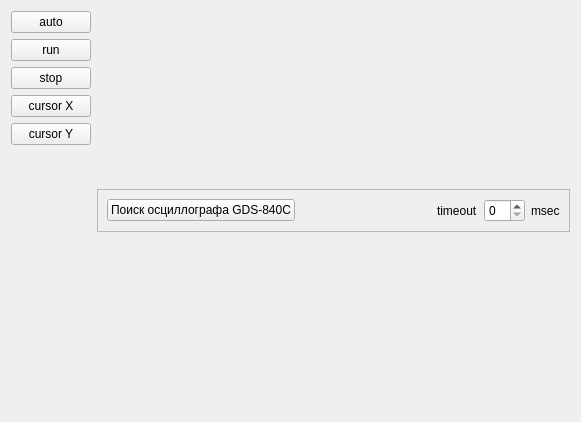
<?xml version="1.0" encoding="UTF-8"?>
<ui version="4.0">
 <class>Oscilloscope_GDS_840C</class>
 <widget class="QFrame" name="Oscilloscope_GDS_840C">
  <property name="geometry">
   <rect>
    <x>0</x>
    <y>0</y>
    <width>581</width>
    <height>422</height>
   </rect>
  </property>
  <property name="windowTitle">
   <string>Form</string>
  </property>
  <layout class="QHBoxLayout" name="horizontalLayout">
   <item>
    <layout class="QVBoxLayout" name="verticalLayout">
     <item>
      <widget class="QPushButton" name="btn_auto">
       <property name="text">
        <string>auto</string>
       </property>
      </widget>
     </item>
     <item>
      <widget class="QPushButton" name="btn_run">
       <property name="text">
        <string>run</string>
       </property>
      </widget>
     </item>
     <item>
      <widget class="QPushButton" name="btn_stop">
       <property name="text">
        <string>stop</string>
       </property>
      </widget>
     </item>
     <item>
      <widget class="QPushButton" name="btn_cursor_X">
       <property name="text">
        <string>cursor X</string>
       </property>
       <property name="checkable">
        <bool>true</bool>
       </property>
      </widget>
     </item>
     <item>
      <widget class="QPushButton" name="btn_cursor_Y">
       <property name="text">
        <string>cursor Y</string>
       </property>
       <property name="checkable">
        <bool>true</bool>
       </property>
      </widget>
     </item>
     <item>
      <spacer name="verticalSpacer">
       <property name="orientation">
        <enum>Qt::Vertical</enum>
       </property>
       <property name="sizeHint" stdset="0">
        <size>
         <width>20</width>
         <height>40</height>
        </size>
       </property>
      </spacer>
     </item>
    </layout>
   </item>
   <item>
    <layout class="QVBoxLayout" name="verticalLayout_2">
     <item>
      <widget class="QFrame" name="frame">
       <property name="sizePolicy">
        <sizepolicy hsizetype="Preferred" vsizetype="Fixed">
         <horstretch>0</horstretch>
         <verstretch>0</verstretch>
        </sizepolicy>
       </property>
       <property name="frameShape">
        <enum>QFrame::StyledPanel</enum>
       </property>
       <property name="frameShadow">
        <enum>QFrame::Raised</enum>
       </property>
       <layout class="QHBoxLayout" name="horizontalLayout_3">
        <item>
         <widget class="QPushButton" name="btn_find_device">
          <property name="text">
           <string>Поиск осциллографа GDS-840C</string>
          </property>
         </widget>
        </item>
        <item>
         <spacer name="horizontalSpacer">
          <property name="orientation">
           <enum>Qt::Horizontal</enum>
          </property>
          <property name="sizeHint" stdset="0">
           <size>
            <width>40</width>
            <height>20</height>
           </size>
          </property>
         </spacer>
        </item>
        <item>
         <widget class="QLabel" name="label">
          <property name="text">
           <string>timeout</string>
          </property>
         </widget>
        </item>
        <item>
         <widget class="QSpinBox" name="sb_timeout"/>
        </item>
        <item>
         <widget class="QLabel" name="label_2">
          <property name="text">
           <string>msec</string>
          </property>
         </widget>
        </item>
       </layout>
      </widget>
     </item>
     <item>
      <layout class="QVBoxLayout" name="oscilloscope_layout"/>
     </item>
    </layout>
   </item>
   <item>
    <layout class="QVBoxLayout" name="fake_layout"/>
   </item>
  </layout>
 </widget>
 <resources/>
 <connections/>
</ui>
